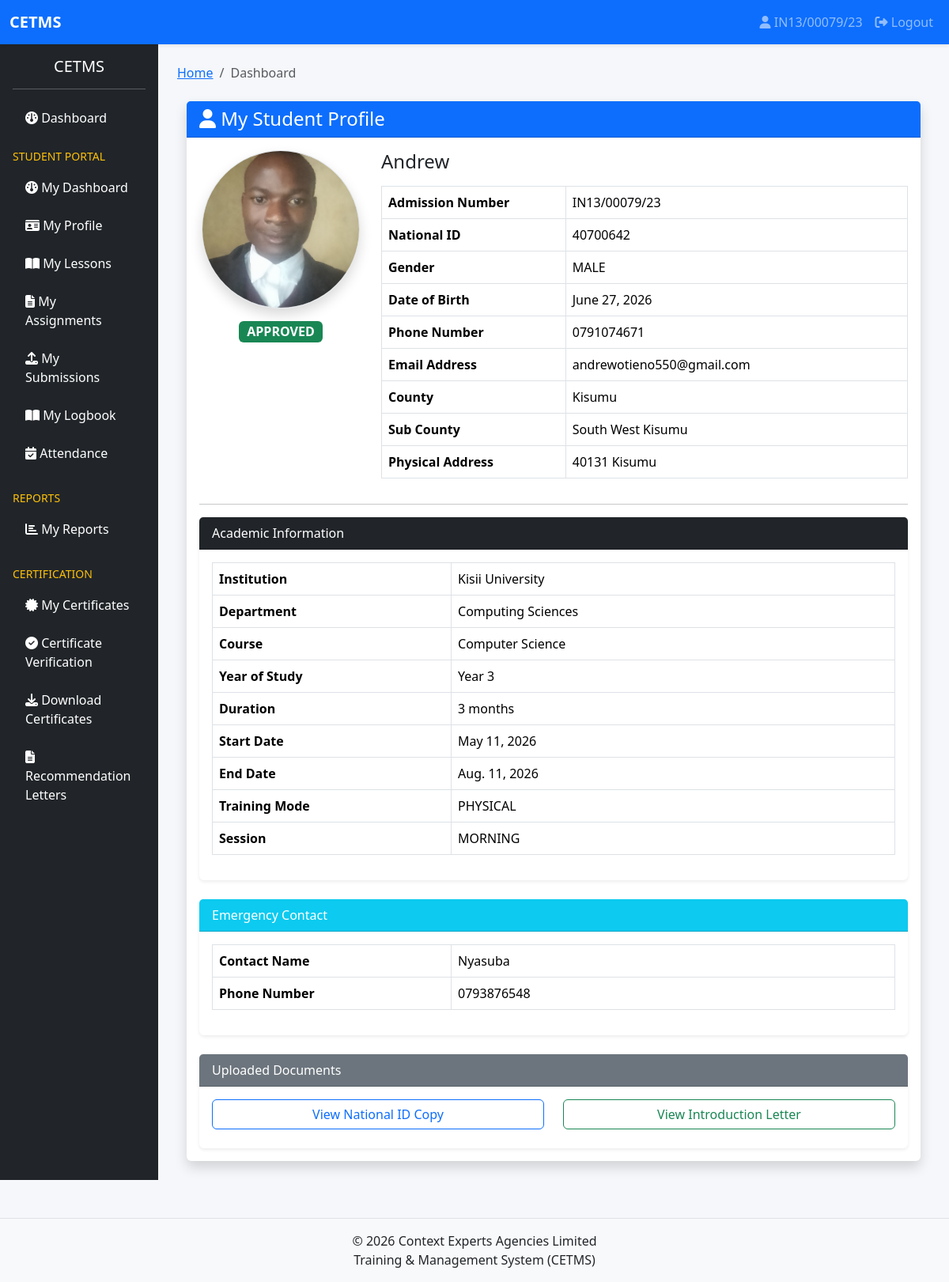
Screenshot of /students/profile/ (signed in) with the database file from the repository.
### accounts/models.py (models this page shows, shortened)
class User(AbstractUser):
    ROLE_CHOICES = (
        ('SUPER_ADMIN', 'Super Admin'),
        ('TRAINER', 'Trainer'),
        ('STUDENT', 'Student'),
        ('FINANCE', 'Finance Officer'),
    )
    role = models.CharField(
        max_length=20,
        choices=ROLE_CHOICES,
        default='STUDENT'
    )
    phone_number = models.CharField(
        max_length=20,
        blank=True,
        null=True
    )
    profile_picture = models.ImageField(
        upload_to='profiles/',
        blank=True,
        null=True
    )
    is_verified = models.BooleanField(
        default=False
    )
    last_seen = models.DateTimeField(
        blank=True,
        null=True
    )
    failed_login_attempts = models.PositiveIntegerField(
        default=0
    )
    is_locked = models.BooleanField(
        default=False
    )
    created_at = models.DateTimeField(
        auto_now_add=True
    )
    updated_at = models.DateTimeField(
        auto_now=True
    )
    class Meta:
        ordering = ['-date_joined']
        verbose_name = "User"
        verbose_name_plural = "Users"

### students/models.py (models this page shows, shortened)
class Student(models.Model):
    TRAINING_MODE = (
        ('PHYSICAL', 'Physical'),
        ('ONLINE', 'Online'),
        ('HYBRID', 'Hybrid'),
    )
    SESSION = (
        ('MORNING', 'Morning'),
        ('EVENING', 'Evening'),
        ('WEEKEND', 'Weekend'),
    )
    STATUS = (
        ('PENDING', 'Pending Approval'),
        ('APPROVED', 'Approved'),
        ('REJECTED', 'Rejected'),
        ('COMPLETED', 'Completed'),
    )
    GENDER_CHOICES = (
        ('MALE', 'Male'),
        ('FEMALE', 'Female'),
        ('OTHER', 'Other'),
    )
    user = models.OneToOneField(
        settings.AUTH_USER_MODEL,
        on_delete=models.CASCADE,
        related_name='student_profile'
    )
    full_name = models.CharField(
        max_length=255
    )
    admission_number = models.CharField(
        max_length=100,
        unique=True
    )
    national_id = models.CharField(
        max_length=20,
        unique=True
    )
    gender = models.CharField(
        max_length=10,
        choices=GENDER_CHOICES
    )
    date_of_birth = models.DateField(
        null=True,
        blank=True
    )
    phone_number = models.CharField(
        max_length=20
    )
    email = models.EmailField()
    county = models.CharField(
        max_length=100,
        blank=True
    )
    sub_county = models.CharField(
        max_length=100,
        blank=True
    )
    physical_address = models.TextField(
        blank=True
    )
    institution = models.CharField(
        max_length=255
    )
    department = models.CharField(
        max_length=255,
        blank=True
    )
    course = models.CharField(
        max_length=255
    )
    specialization = models.CharField(
        max_length=255,
        blank=True
    )
    year_of_study = models.CharField(
        max_length=50,
        blank=True
    )
    duration = models.CharField(
        max_length=50
    )
    start_date = models.DateField()
    end_date = models.DateField()
    training_mode = models.CharField(
        max_length=20,
        choices=TRAINING_MODE
    )
    session = models.CharField(
        max_length=20,
        choices=SESSION
    )
    attachment_company = models.CharField(
        max_length=255,
        blank=True
    )
    attachment_supervisor = models.CharField(
        max_length=255,
        blank=True
    )
    supervisor_phone = models.CharField(
        max_length=20,
        blank=True
    )
    supervisor_email = models.EmailField(
        blank=True
    )
    emergency_contact_name = models.CharField(
        max_length=255,
        blank=True
    )
    emergency_contact_phone = models.CharField(
        max_length=20,
        blank=True
    )
    emergency_relationship = models.CharField(
        max_length=100,
        blank=True
    )
    passport_photo = models.ImageField(
        upload_to='students/passports/'
    )
    id_copy = models.ImageField(
        upload_to='students/ids/'
    )
    introduction_letter = models.FileField(
        upload_to='students/letters/'
    )
    status = models.CharField(
        max_length=20,
        choices=STATUS,
        default='PENDING'
    )
    approved_by = models.ForeignKey(
        settings.AUTH_USER_MODEL,
        on_delete=models.SET_NULL,
        null=True,
        blank=True,
        related_name='approved_students'
    )
    approved_at = models.DateTimeField(
        null=True,
        blank=True
    )
    created_at = models.DateTimeField(
        auto_now_add=True
    )
    updated_at = models.DateTimeField(
        auto_now=True
    )
    class Meta:
        ordering = ['-created_at']

### students/views.py (the view)
@login_required
def student_profile(request):
    student = Student.objects.filter(
        user=request.user
    ).first()
    return render(
        request,
        "student_profile.html",
        {
            "student": student
        }
    )

### students/templates/student_profile.html
{% extends 'base.html' %}
{% block content %}
<div class="container mt-4">
    <div class="card shadow border-0">
        <div class="card-header bg-primary text-white">
            <h4 class="mb-0">
                <i class="fa fa-user"></i>
                My Student Profile
            </h4>
        </div>
        <div class="card-body">
            {% if student %}
            <div class="row">
                <div class="col-md-3 text-center">
                    {% if student.passport_photo %}
                        <img src="{{ student.passport_photo.url }}"
                             class="img-fluid rounded-circle border shadow"
                             style="width:200px;height:200px;object-fit:cover;">
                    {% else %}
                        <img src="https://via.placeholder.com/200"
                             class="img-fluid rounded-circle border">
                    {% endif %}
                    <div class="mt-3">
                        {% if student.status == "APPROVED" %}
                            <span class="badge bg-success fs-6">
                                APPROVED
                            </span>
                        {% elif student.status == "PENDING" %}
                            <span class="badge bg-warning text-dark fs-6">
                                PENDING
                            </span>
                        {% else %}
                            <span class="badge bg-danger fs-6">
                                REJECTED
                            </span>
                        {% endif %}
                    </div>
                </div>
                <div class="col-md-9">
                    <h4 class="mb-3">
                        {{ student.full_name }}
                    </h4>
                    <table class="table table-bordered">
                        <tr>
                            <th width="35%">Admission Number</th>
                            <td>{{ student.admission_number }}</td>
                        </tr>
                        <tr>
                            <th>National ID</th>
                            <td>{{ student.national_id }}</td>
                        </tr>
                        <tr>
                            <th>Gender</th>
                            <td>{{ student.gender }}</td>
                        </tr>
                        <tr>
                            <th>Date of Birth</th>
                            <td>{{ student.date_of_birth }}</td>
                        </tr>
                        <tr>
                            <th>Phone Number</th>
                            <td>{{ student.phone_number }}</td>
                        </tr>
                        <tr>
                            <th>Email Address</th>
                            <td>{{ student.email }}</td>
                        </tr>
                        <tr>
                            <th>County</th>
                            <td>{{ student.county }}</td>
                        </tr>
                        <tr>
                            <th>Sub County</th>
                            <td>{{ student.sub_county }}</td>
                        </tr>
                        <tr>
                            <th>Physical Address</th>
                            <td>{{ student.physical_address }}</td>
                        </tr>
                    </table>
                </div>
            </div>
            <hr>
            <div class="card border-0 shadow-sm mb-4">
                <div class="card-header bg-dark text-white">
                    Academic Information
                </div>
                <div class="card-body">
                    <table class="table table-bordered">
                        <tr>
                            <th width="35%">Institution</th>
                            <td>{{ student.institution }}</td>
                        </tr>
                        <tr>
                            <th>Department</th>
                            <td>{{ student.department }}</td>
                        </tr>
                        <tr>
                            <th>Course</th>
                            <td>{{ student.course }}</td>
                        </tr>
                        <tr>
                            <th>Year of Study</th>
                            <td>{{ student.year_of_study }}</td>
                        </tr>
                        <tr>
                            <th>Duration</th>
                            <td>{{ student.duration }}</td>
                        </tr>
                        <tr>
                            <th>Start Date</th>
                            <td>{{ student.start_date }}</td>
                        </tr>
                        <tr>
                            <th>End Date</th>
                            <td>{{ student.end_date }}</td>
                        </tr>
                        <tr>
                            <th>Training Mode</th>
                            <td>{{ student.training_mode }}</td>
                        </tr>
                        <tr>
                            <th>Session</th>
                            <td>{{ student.session }}</td>
                        </tr>
                    </table>
                </div>
            </div>
            <div class="card border-0 shadow-sm mb-4">
                <div class="card-header bg-info text-white">
                    Emergency Contact
                </div>
                <div class="card-body">
                    <table class="table table-bordered">
                        <tr>
                            <th width="35%">Contact Name</th>
                            <td>{{ student.emergency_contact_name }}</td>
                        </tr>
                        <tr>
                            <th>Phone Number</th>
                            <td>{{ student.emergency_contact_phone }}</td>
                        </tr>
                    </table>
                </div>
            </div>
            <div class="card border-0 shadow-sm">
                <div class="card-header bg-secondary text-white">
                    Uploaded Documents
                </div>
                <div class="card-body">
                    <div class="row">
                        <div class="col-md-6">
                            {% if student.id_copy %}
                            <a href="{{ student.id_copy.url }}"
                               target="_blank"
                               class="btn btn-outline-primary w-100 mb-2">
                                View National ID Copy
                            </a>
                            {% endif %}
                        </div>
                        <div class="col-md-6">
                            {% if student.introduction_letter %}
                            <a href="{{ student.introduction_letter.url }}"
                               target="_blank"
                               class="btn btn-outline-success w-100 mb-2">
                                View Introduction Letter
                            </a>
                            {% endif %}
                        </div>
                    </div>
                </div>
            </div>
            {% else %}
            <div class="alert alert-warning">
                Student profile not found.
            </div>
            {% endif %}
        </div>
    </div>
</div>
{% endblock %}

### templates/partials/navbar.html (shortened to what this page needs)
<nav class="navbar navbar-expand-lg navbar-dark bg-primary shadow-sm">
    <div class="container-fluid">
        <a class="navbar-brand fw-bold" href="#">
            CETMS
        </a>
        <div class="collapse navbar-collapse" id="navbarNav">
            <ul class="navbar-nav ms-auto">
                {% if user.is_authenticated %}
                    <li class="nav-item">
                        <a class="nav-link"
                           href="{% url 'accounts:profile' %}">
                            <i class="fa fa-user"></i>
                            {{ user.username }}
                        </a>
                    </li>
                    <li class="nav-item">
                        <a class="nav-link"
                           href="{% url 'accounts:logout' %}">
                            <i class="fa fa-sign-out-alt"></i>
                            Logout
                        </a>
                    </li>
                {% endif %}
            </ul>
        </div>
    </div>
</nav>

### static/css/style.css (style rules this page uses)
body { background:#f5f7fa; }
.card { border:none; }

### rows the page displays
User: username "IN13/00079/23"
Student: passport_photo (picture), full_name "Andrew", admission_number "IN13/00079/23", national_id "40700642", gender "MALE", date_of_birth "June 27, 2026", phone_number "0791074671", email "andrewotieno550@gmail.com", county "Kisumu", sub_county "South West Kisumu", physical_address "40131 Kisumu", institution "Kisii University", department "Computing Sciences", course "Computer Science", year_of_study "Year 3", duration "3 months", start_date "May 11, 2026", end_date "Aug. 11, 2026", training_mode "PHYSICAL", session "MORNING", emergency_contact_name "Nyasuba", emergency_contact_phone "0793876548"
